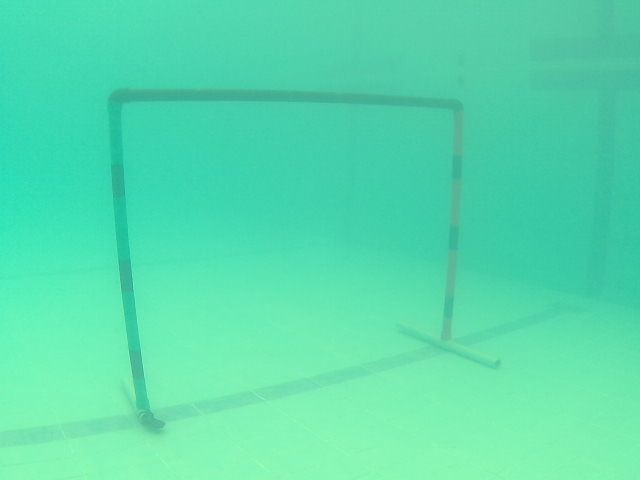
#> input picture data 5/frame_007160.png, 640 x 480 px, found by its file name; its folder holds only this picture in this run
$ python integration.py
#> lines starting #> are read from the running program, lines starting #| are printed output that depends on the picture; after the words box and inside, x2 and y2 are one past the last pixel; in counts of white or black regions, pixels touching at a corner belong together
#> further down, original_image is the input picture: shape (480, 640, 3); mean B, G, R 173.4, 219.7, 87.5
import cv2
import numpy as np
import os

# Function to enhance an image
def enhance_image(image):
    # Step 1: White Balancing (Gray-World Assumption)
    b, g, r = cv2.split(image)
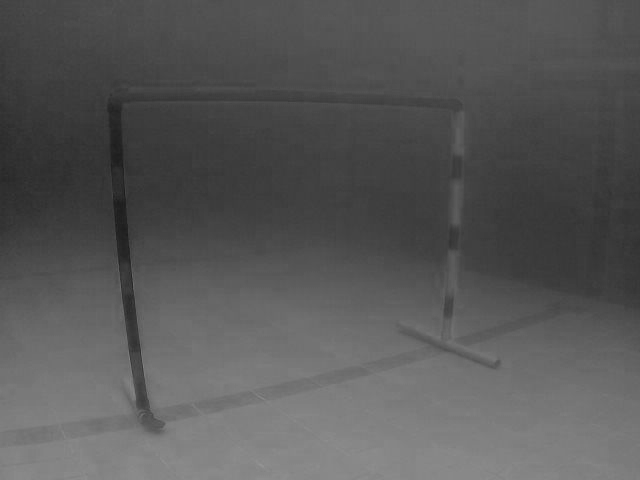
#> r: shape (480, 640); min 27, max 149, mean 87.5
    b_avg, g_avg, r_avg = np.mean(b), np.mean(g), np.mean(r)
#> b_avg = 173.4; g_avg = 219.7; r_avg = 87.54
    avg_gray = (b_avg + g_avg + r_avg) / 3
#> avg_gray = 160.2
    b = np.clip(b * (avg_gray / b_avg), 0, 255).astype(np.uint8)
    g = np.clip(g * (avg_gray / g_avg), 0, 255).astype(np.uint8)
    r = np.clip(r * (avg_gray / r_avg), 0, 255).astype(np.uint8)
    white_balanced = cv2.merge([b, g, r])

    # Step 2: Apply Bilateral Filtering to reduce noise while keeping edges
    filtered = cv2.bilateralFilter(white_balanced, d=9, sigmaColor=75, sigmaSpace=75)

    # Step 3: Convert to LAB color space and apply CLAHE on the L-channel
    lab = cv2.cvtColor(filtered, cv2.COLOR_BGR2LAB)
#> lab: shape (480, 640, 3); mean of channels 0, 1, 2 168.6, 128.7, 128.4
    l, a, b = cv2.split(lab)
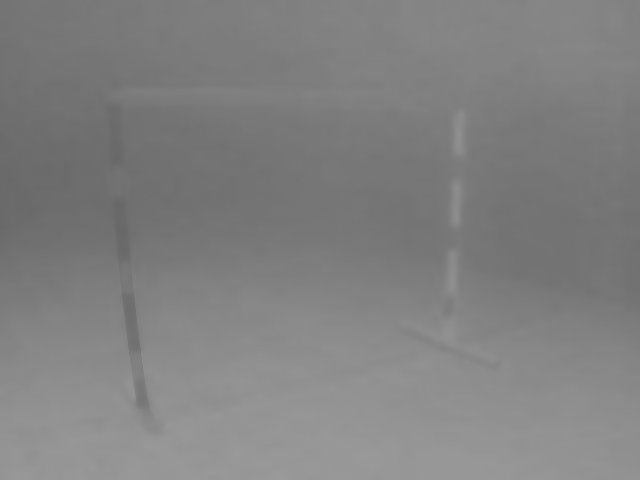
#> a: shape (480, 640); min 104, max 154, mean 128.7
    clahe = cv2.createCLAHE(clipLimit=3.0, tileGridSize=(8, 8))
    cl = clahe.apply(l)
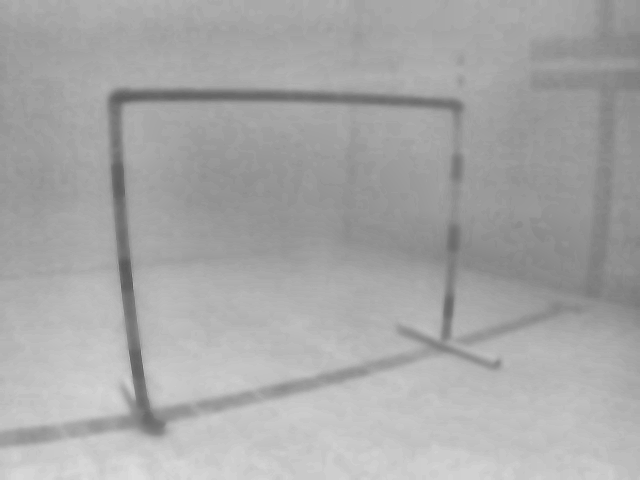
#> cl: shape (480, 640); min 89, max 221, mean 167.5
    enhanced_lab = cv2.merge((cl, a, b))
#> enhanced_lab: shape (480, 640, 3); mean of channels 0, 1, 2 167.5, 128.7, 128.4
    contrast_enhanced = cv2.cvtColor(enhanced_lab, cv2.COLOR_LAB2BGR)

    # Step 4: Enhance red color channel
    contrast_enhanced[:, :, 2] = cv2.add(contrast_enhanced[:, :, 2], 50)  # Boost red channel
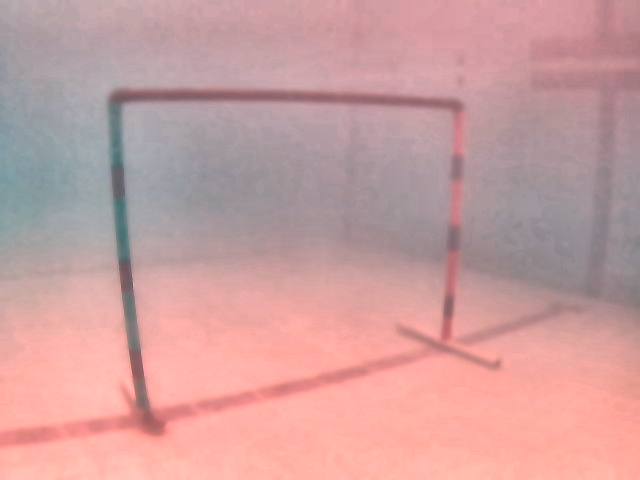
#> contrast_enhanced: shape (480, 640, 3); mean B, G, R 158.9, 158.9, 202.9

    # Step 5: Fusion using a weighted blend of white-balanced and contrast-enhanced images
    fused_image = cv2.addWeighted(white_balanced, 0.5, contrast_enhanced, 0.5, 0)

    # Step 6: Sharpening using Unsharp Masking
    blurred = cv2.GaussianBlur(fused_image, (0, 0), sigmaX=3, sigmaY=3)
    sharpened = cv2.addWeighted(fused_image, 1.5, blurred, -0.5, 0)

    return sharpened

# Function to detect corners using Shi-Tomasi method
def detect_corners(image, max_corners=100):
    gray = cv2.cvtColor(image, cv2.COLOR_BGR2GRAY)
    corners = cv2.goodFeaturesToTrack(gray, maxCorners=max_corners, qualityLevel=0.01, minDistance=10)
    corners = np.int0(corners)
    return np.array([corner.ravel() for corner in corners])  # Flatten the corners

# Function to apply Canny edge detection
def apply_canny_edge(image, threshold1=40, threshold2=50):
#> called with threshold1 = 40, threshold2 = 50
    gray = cv2.cvtColor(image, cv2.COLOR_BGR2GRAY)
    edges = cv2.Canny(gray, threshold1, threshold2)
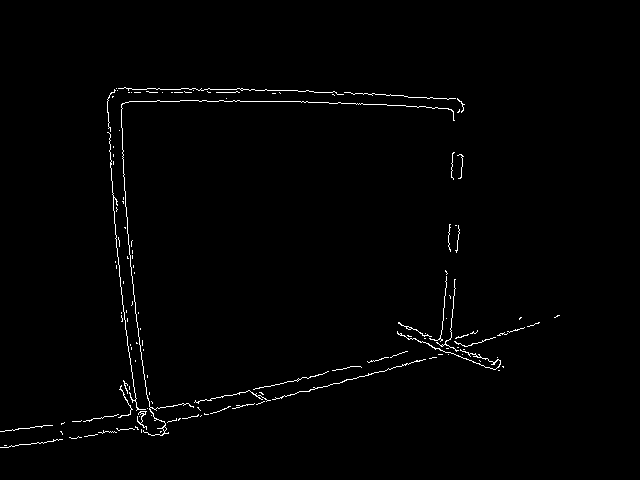
#> edges: shape (480, 640); 1.1% white in thin lines or dots, all inside (x1, y1, x2, y2) = (0, 87, 560, 448)
    return edges

# Function to apply contour detection on the Canny edge output
def apply_contour_detection(image, edges):
    contours, _ = cv2.findContours(edges, cv2.RETR_EXTERNAL, cv2.CHAIN_APPROX_SIMPLE)
#> contours = 130 contours, 126 with area under 20; largest, box (x1, y1, x2, y2) and area: (397, 331, 501, 370) 40, (121, 100, 455, 436) 36, (137, 411, 147, 430) 22, (398, 322, 432, 337) 20
    contoured_image = image.copy()
    cv2.drawContours(contoured_image, contours, -1, (0, 255, 0), 2)  # Draw contours in green
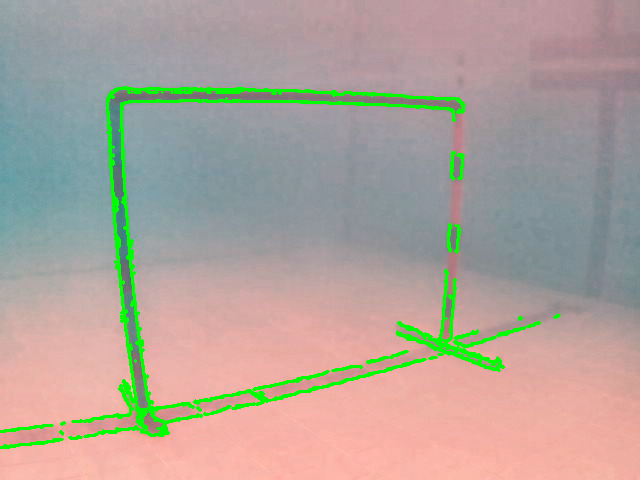
#> contoured_image: shape (480, 640, 3); mean B, G, R 154, 163.3, 174.7

    # Draw bounding boxes around detected contours
    for contour in contours:
        x, y, w, h = cv2.boundingRect(contour)
        area = w * h
        if area > 70000:
            cv2.rectangle(contoured_image, (x, y), (x + w, y + h), (255, 0, 0), 2)  # Draw bounding box in blue
            cv2.putText(contoured_image, f'Area: {area}', (x, y - 10), cv2.FONT_HERSHEY_SIMPLEX, 0.5, (255, 255, 255), 1)  # Print area on top of the bounding box
#> this loop made 130 passes
#> (x, y, w, h, area) on passes 2, 3, 4, 7, 9, 11, 15, 19, 20, 22, 25, 26: (0, 439, 63, 9, 567), (69, 436, 13, 3, 39), (84, 434, 14, 3, 42), (98, 430, 19, 4, 76), (116, 428, 19, 3, 57), (0, 425, 53, 7, 371), (167, 418, 10, 5, 50), (182, 414, 17, 5, 85), (83, 414, 36, 8, 288), (137, 411, 10, 19, 190), (210, 406, 21, 8, 168), (232, 403, 23, 6, 138)
#> (contour, x, y, w, h, area) on pass 13: ([[81, 420], [80, 421], [72, 421], [80, 421]], 72, 420, 10, 2, 20)
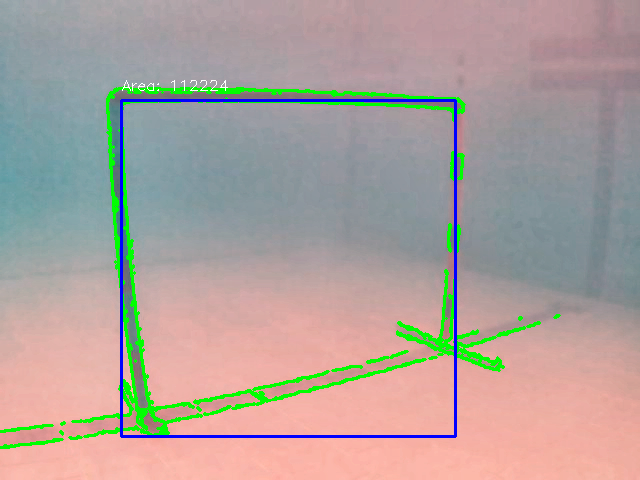
#> contoured_image: shape (480, 640, 3); 1.38% of pixels changed, all inside (x1, y1, x2, y2) = (120, 80, 457, 438)

    return contoured_image

# Folder containing images
folder_path = "data 5"
image_files = [os.path.join(folder_path, file) for file in os.listdir(folder_path) if file.endswith(('.png', '.jpg', '.jpeg'))]
image_files.sort()  # Optional: Sort files by name

# Check if there are images in the folder
if not image_files:
    print("No images found in the specified folder.")
else:
    print(f"Found {len(image_files)} images.")

# Process each image
for image_path in image_files:
    # Load the original image
    original_image = cv2.imread(image_path)
    if original_image is None:
        print(f"Failed to load image: {image_path}")
        continue

    # Enhance the image
    enhanced_image = enhance_image(original_image.copy())

    # Apply Canny edge detection
    edges = apply_canny_edge(enhanced_image)

    # Apply contour detection
    contoured_image = apply_contour_detection(enhanced_image, edges)

    # Display the result
    cv2.imshow("Contours and Bounding Boxes on Enhanced Image", contoured_image)

    # Press 'q' to quit or any other key to move to the next image
    key = cv2.waitKey(0) & 0xFF
#> (key q is pressed here)
    if key == ord('q'):
        break

# Release resources
cv2.destroyAllWindows()

$ run again, on data 5/frame_007198.png
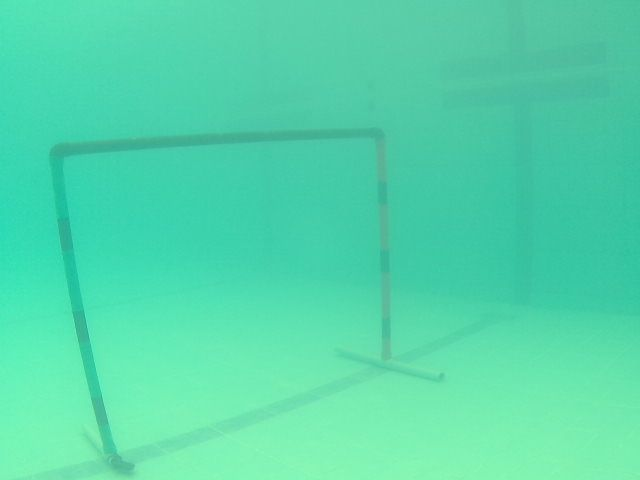
#> input picture data 5/frame_007198.png, 640 x 480 px, found by its file name
#> original_image is the input picture: shape (480, 640, 3); mean B, G, R 171.4, 215.2, 83.9
#> b_avg = 171.4; g_avg = 215.2; r_avg = 83.91
#> avg_gray = 156.8
#> lab: shape (480, 640, 3); mean of channels 0, 1, 2 165.1, 128.5, 128.3
#> enhanced_lab: shape (480, 640, 3); mean of channels 0, 1, 2 164.7, 128.5, 128.3
#> in apply_canny_edge, `edges = cv2.Canny(gray, threshold1, threshold2)`:
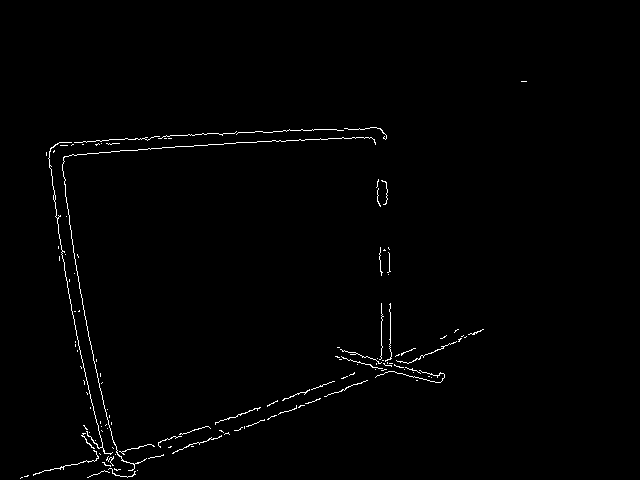
#> edges: shape (480, 640); 0.97% white in thin lines or dots, all inside (x1, y1, x2, y2) = (20, 81, 527, 479)
#> contours = 124 contours, 123 with area under 20; largest, box (x1, y1, x2, y2) and area: (48, 142, 113, 455) 32
#> the loop in apply_contour_detection, `for contour in contours:` made 124 passes
#> (x, y, w, h, area) on passes 4, 5, 6, 7, 8, 9, 12, 16: (87, 470, 23, 8, 184), (114, 468, 7, 3, 21), (108, 468, 28, 10, 280), (102, 462, 9, 5, 45), (106, 456, 8, 10, 80), (148, 454, 16, 5, 80), (33, 450, 66, 26, 1716), (119, 444, 36, 11, 396)
#> after the loop in apply_contour_detection, `for contour in contours:`:
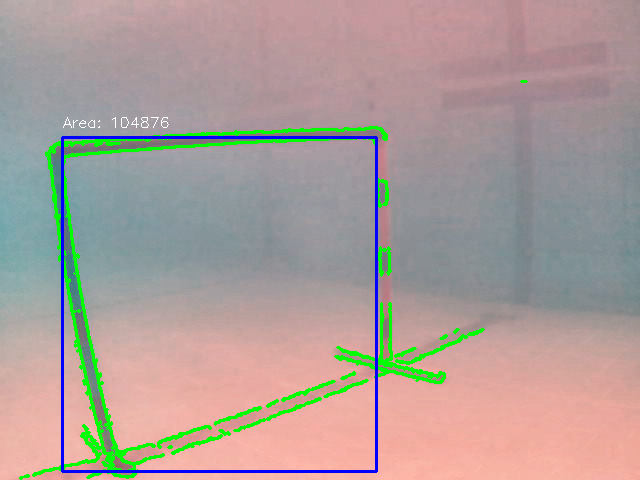
#> contoured_image: shape (480, 640, 3); mean B, G, R 153.2, 157.7, 171.6
